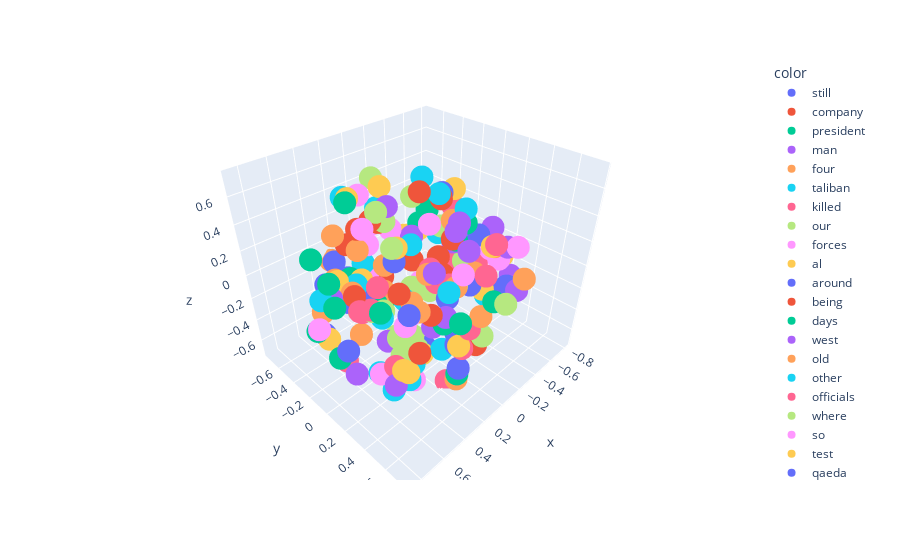

The cell this chart's notebook holds for it:
### Code cell
# graph 3d projection in Plotly
X_subset = X[100:300]
y_subset = y[100:300]

df = pd.DataFrame(X_subset, columns=['x', 'y', 'z'])

fig = px.scatter_3d(df, x='x', y='y', z='z', color=y_subset)
fig.show()
